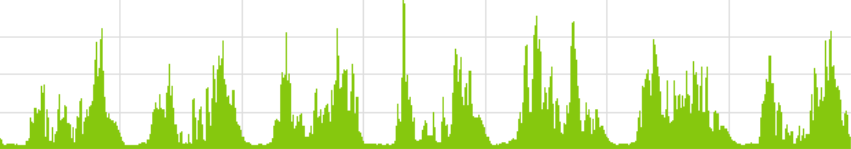
#> input picture imagesPowerData/foto202_1.png, 851 x 149 px, found by its file name
$ python xx_generate_chart_data.py
#> lines starting #> are read from the running program, lines starting #| are printed output that depends on the picture
### process.py
import copy
import csv
import datetime
import importlib
import matplotlib.dates as mdates
import random
import tkinter as tk
from collections import defaultdict
from datetime import datetime
from matplotlib.backends.backend_tkagg import FigureCanvasTkAgg
from matplotlib.figure import Figure
from tkinter import ttk

from battery import Battery


# [201 lines left out: functions process_data_points, get_power_usage_values, get_ev_charge_values, calculate_values, not called in this run]


def scale_list(original_list, new_length):
    scaled_list = []
    old_length = len(original_list)
    for i in range(new_length):
        # Calculate the corresponding index in the original list
        index = (i / (new_length - 1)) * (old_length - 1)
        # Calculate the integer and fractional parts of the index
        index_int = int(index)
        index_frac = index - index_int
        # Interpolate the value
        if index_int == old_length - 1:
            scaled_value = original_list[index_int]  # If it's the last element, take it directly
        else:
            scaled_value = (1 - index_frac) * original_list[index_int] + index_frac * original_list[index_int + 1]
        scaled_list.append(scaled_value)
    return scaled_list

### xx_generate_chart_data.py
from collections import defaultdict
import csv
from datetime import datetime, timedelta
from PIL import Image
import numpy as np
import cv2 as cv
import matplotlib.pyplot as plt

from process import scale_list


def generate_data_from_image(path, max_value):
    # Load the image
    img = Image.open(path).convert('L')  # Convert to grayscale
    width, height = img.size

    # Calculate the width of each section
    section_width = 2 #width // number_of_points

    # Initialize an empty list to store bar heights
    bar_heights = []

    # Iterate through each section horizontally
    for i in range(int(width/2)):
        # Define the bounding box for the current section
        left = i * section_width
        upper = 0
        right = (i + 1) * section_width
        lower = height

        # Crop the section from the image
        section = img.crop((left, upper, right, lower))

        img_cv = np.array(section)

        edges = cv.Canny(img_cv,20,220)

        white_pixels_heights = np.where(edges == 255)[0]

        if len(white_pixels_heights) > 0:
            avg_height = np.mean(white_pixels_heights)
        else:
            avg_height = 0

        # Map the pixel intensity to the range [min_value, max_value]
        value = ((height-avg_height) / height) * max_value

        # [12 lines of commented-out code are left out]
        bar_heights.append(round(value,3))

    return bar_heights

def scale_values_to_average(values, target_average):
    # Calculate the current average of the values
    current_average = sum(values)
    print(current_average)

    # Calculate the scaling factor required to adjust the values
    scaling_factor = target_average / current_average

    # Scale the values using the scaling factor
    scaled_values = [value * scaling_factor for value in values]

    return scaled_values

def combine_and_scale_data(combined_data, average_month_values):
    # Separate the combined data into separate lists for each month
    month_data = defaultdict(list)

    for value, date in combined_data:
        month = date.month
        month_data[month].append(value)

    # Scale the values for each month based on the average_month values
    scaled_data = []
    for month, values in month_data.items():
        target_average = average_month_values[month - 1]  # Adjust for 0-based indexing
        scaled_values = scale_values_to_average(values, target_average)
        scaled_data.extend(scaled_values)

    return scaled_data

#######################
# Example usage #######
#######################

path_summer = 'imagespowerdata/foto202_1.png'
path_spring = 'imagespowerdata/foto202_2.png'
path_winter = 'imagespowerdata/foto202_3.png'
max_value = 2
average_months = [328, 307, 321, 295, 314, 285, 297, 187, 284, 323, 320, 339]
csv_filename = 'profile_2adult_0child_2working.csv'

########################
########################
########################

number_of_points = 168 # 24 * 7
start_date_str = '2023-01-01 00:00:00'
start_date = datetime.strptime(start_date_str, '%Y-%m-%d %H:%M:%S')
hour_increment = 1

data1 = generate_data_from_image(path_summer, max_value)
#> in generate_data_from_image, `img = Image.open(path).convert('L')`:
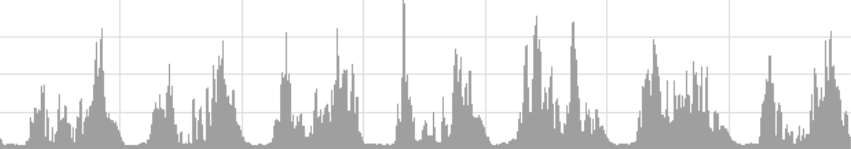
#> img: PIL image 851x149 L; min 159, max 255, mean 231.5
#> the loop in generate_data_from_image, `for i in range(int(width/2)):` made 425 passes
#> (white_pixels_heights, avg_height, value) on passes 1 to 12: ([138, 138, 139], 138.3, 0.143), ([139, 140, 141, 142, 143, 143, 144, 145], 142.1, 0.0923), ([144, 144], 144, 0.0671), ([143, 144, 145], 144, 0.0671), ([143, 143], 143, 0.0805), ([143, 143], 143, 0.0805), ([143, 143], 143, 0.0805), ([144, 144], 144, 0.0671), ([143, 144], 143.5, 0.0738), ([144, 144], 144, 0.0671), ([144, 144], 144, 0.0671), ([144, 144], 144, 0.0671)
#> (avg_height, value) on passes 15, 21, 23, 25, 26, 27: (128.9, 0.27), (97.54, 0.691), (110, 0.523), (128.5, 0.275), (133.9, 0.202), (134.1, 0.201)
#> after the loop in generate_data_from_image, `for i in range(int(width/2)):`: bar_heights = 425 values, max 1.71 at index 286, min 0.067 at index 2, mean 0.475
#> data1 has the same summary as bar_heights in generate_data_from_image
data2 = generate_data_from_image(path_spring, max_value)
#> call 2 of generate_data_from_image, with path = 'imagespowerdata/foto202_2.png', max_value = 2
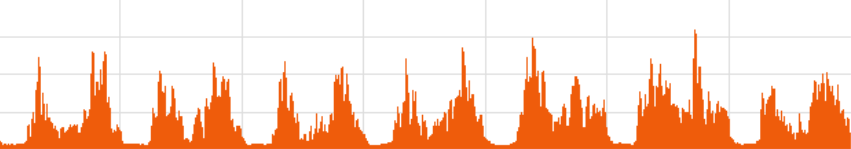
#> input picture imagesPowerData/foto202_2.png, 851 x 149 px, found by its file name
#> in generate_data_from_image (call 2), `img = Image.open(path).convert('L')`:
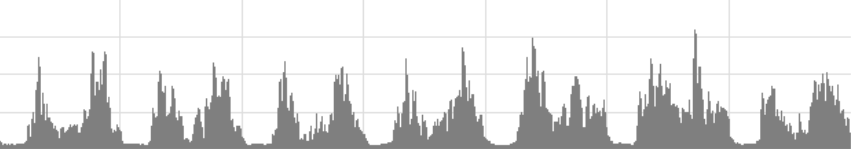
#> img: PIL image 851x149 L; min 127, max 255, mean 225.2
#> the loop in generate_data_from_image (call 2), `for i in range(int(width/2)):` made 425 passes
#> (white_pixels_heights, avg_height, value) on passes 1 to 12: ([140, 141, 141], 140.7, 0.112), ([142, 143, 144, 144], 143.2, 0.0772), ([143, 143], 143, 0.0805), ([144, 144], 144, 0.0671), ([143, 144, 144, 145], 144, 0.0671), ([143, 144, 144, 145], 144, 0.0671), ([143, 144, 144, 145], 144, 0.0671), ([144, 144], 144, 0.0671), ([143, 143], 143, 0.0805), ([143, 143], 143, 0.0805), ([143, 143], 143, 0.0805), ([143, 143], 143, 0.0805)
data3 = generate_data_from_image(path_winter, max_value)
#> call 3 of generate_data_from_image, with path = 'imagespowerdata/foto202_3.png', max_value = 2
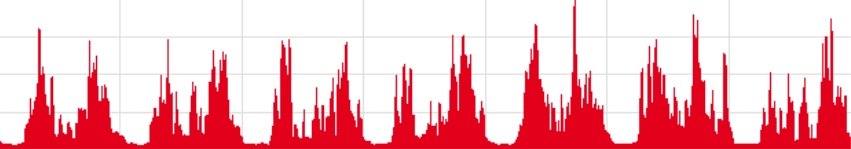
#> input picture imagesPowerData/foto202_3.png, 851 x 149 px, found by its file name
#> in generate_data_from_image (call 3), `img = Image.open(path).convert('L')`:
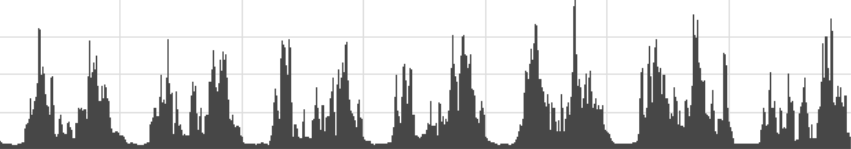
#> img: PIL image 851x149 L; min 71, max 255, mean 206.3

new_data_summer = scale_list(data1, number_of_points)
new_data_spring = scale_list(data2, number_of_points)
new_data_winter = scale_list(data3, number_of_points)

whole_year = new_data_winter * 13 + new_data_spring * 13 + new_data_summer * 13 + new_data_spring * 13 + new_data_spring[-24:]

whole_year_corrected = whole_year[312:] + whole_year[:312]

# Generate dates for the whole year
dates = [start_date + timedelta(hours=i * hour_increment) for i in range(len(whole_year_corrected))]

# Combine dates and values into a single list
combined_data = [(value, date) for value, date in zip(whole_year_corrected, dates)]

combined_data_scaled = combine_and_scale_data(combined_data, average_months)
#> the loop in combine_and_scale_data, `for value, date in combined_data:` made 8760 passes
#> value on passes 1 to 3: 0.226, 0.081, 0.081

data = [(value, date) for value, date in zip(combined_data_scaled, dates)]


# Write the combined data to a CSV file

with open(csv_filename, 'w', newline='') as csvfile:
    csv_writer = csv.writer(csvfile)
    csv_writer.writerow(['Power', 'PeriodEnd'])  # Write header
    csv_writer.writerows(data)

print(f"CSV file '{csv_filename}' has been created successfully.")

plt.figure(figsize=(8,1))
plt.plot(new_data_winter)

plt.show()
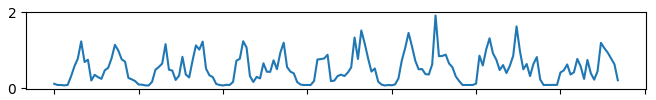
#> figure drawn by matplotlib, 1 panel; curve peaks at x = 113, y = 1.92
